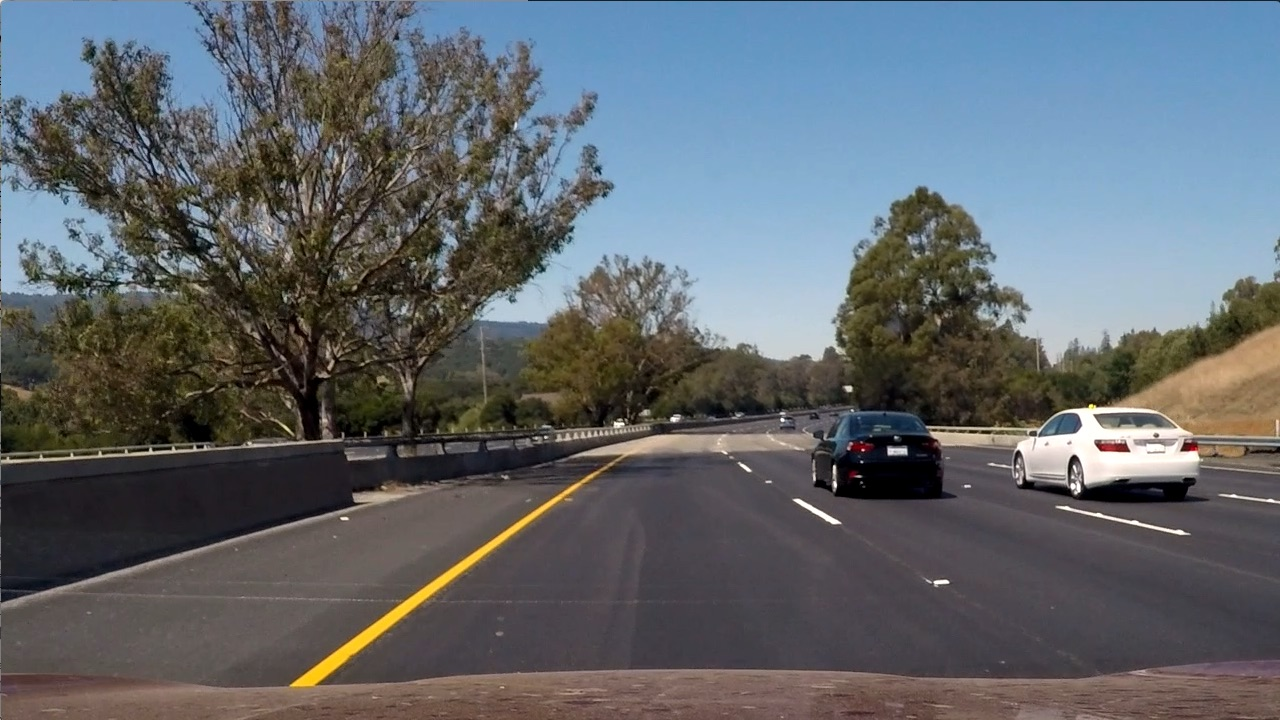
#> input picture test_images/test6.jpg, 1280 x 720 px
$ python sliding_window.py   (older library calls are emulated)
#> lines starting #> are read from the running program, lines starting #| are printed output that depends on the picture
import numpy as np
import cv2
import matplotlib.pyplot as plt
import matplotlib.image as mpimg

image = mpimg.imread('test_images/test6.jpg')
#> image is the input picture: shape (720, 1280, 3); mean R, G, B 97, 102.6, 107.9

# Here is your draw_boxes function from the previous exercise
def draw_boxes(img, bboxes, color=(0, 0, 255), thick=6):
    # Make a copy of the image
    imcopy = np.copy(img)
    # Iterate through the bounding boxes
    for bbox in bboxes:
        # Draw a rectangle given bbox coordinates
        cv2.rectangle(imcopy, bbox[0], bbox[1], color, thick)
    # Return the image copy with boxes drawn
    return imcopy


# Define a function that takes an image,
# start and stop positions in both x and y,
# window size (x and y dimensions),
# and overlap fraction (for both x and y)
# and overlap fraction (for both x and y)
def slide_window(img, x_start_stop=[None, None], y_start_stop=[None, None],
                    xy_window=(64, 64), xy_overlap=(0.5, 0.5)):
    # If x and/or y start/stop positions not defined, set to image size
#> called with xy_window = (128, 128), xy_overlap = (0.5, 0.5)
    if x_start_stop[0] == None:
        x_start_stop[0] = 0
    if x_start_stop[1] == None:
        x_start_stop[1] = img.shape[1]
    if y_start_stop[0] == None:
        y_start_stop[0] = 0
    if y_start_stop[1] == None:
        y_start_stop[1] = img.shape[0]
    # Compute the span of the region to be searched
    xspan = x_start_stop[1] - x_start_stop[0]
#> xspan = 1280
    yspan = y_start_stop[1] - y_start_stop[0]
#> yspan = 720
    # Compute the number of pixels per step in x/y
    nx_pix_per_step = np.int(xy_window[0]*(1 - xy_overlap[0]))
    ny_pix_per_step = np.int(xy_window[1]*(1 - xy_overlap[1]))
    # Compute the number of windows in x/y
    nx_buffer = np.int(xy_window[0]*(xy_overlap[0]))
    ny_buffer = np.int(xy_window[1]*(xy_overlap[1]))
    nx_windows = np.int((xspan-nx_buffer)/nx_pix_per_step)
#> nx_windows = 19
    ny_windows = np.int((yspan-ny_buffer)/ny_pix_per_step)
#> ny_windows = 10
    # Initialize a list to append window positions to
    window_list = []
    # Loop through finding x and y window positions
    # Note: you could vectorize this step, but in practice
    # you'll be considering windows one by one with your
    # classifier, so looping makes sense
    for ys in range(ny_windows):
        for xs in range(nx_windows):
            # Calculate window position
            startx = xs*nx_pix_per_step + x_start_stop[0]
            endx = startx + xy_window[0]
            starty = ys*ny_pix_per_step + y_start_stop[0]
            endy = starty + xy_window[1]
            # Append window position to list
            window_list.append(((startx, starty), (endx, endy)))
    # Return the list of windows
    return window_list

windows = slide_window(image, x_start_stop=[None, None], y_start_stop=[None, None],
                    xy_window=(128, 128), xy_overlap=(0.5, 0.5))
#> windows = 190 items

window_img = draw_boxes(image, windows, color=(0, 0, 255), thick=6)
#> the loop in draw_boxes, `for bbox in bboxes:` made 190 passes
#> bbox on passes 1 to 3: ((0, 0), (128, 128)), ((64, 0), (192, 128)), ((128, 0), (256, 128))
#> after the loop in draw_boxes, `for bbox in bboxes:`:
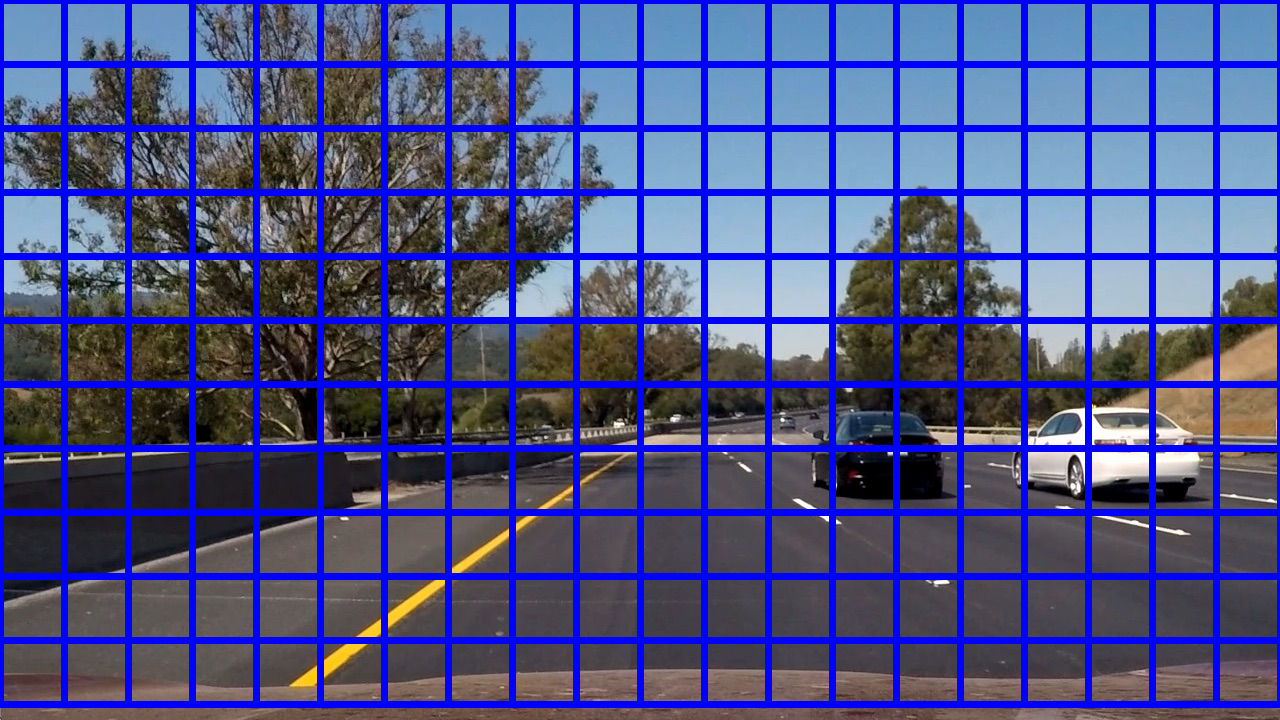
#> imcopy: shape (720, 1280, 3); mean R, G, B 76.6, 81.1, 138.3
plt.imshow(window_img)
plt.show()

$ run again, with test_images/test1.jpg copied over test_images/test6.jpg
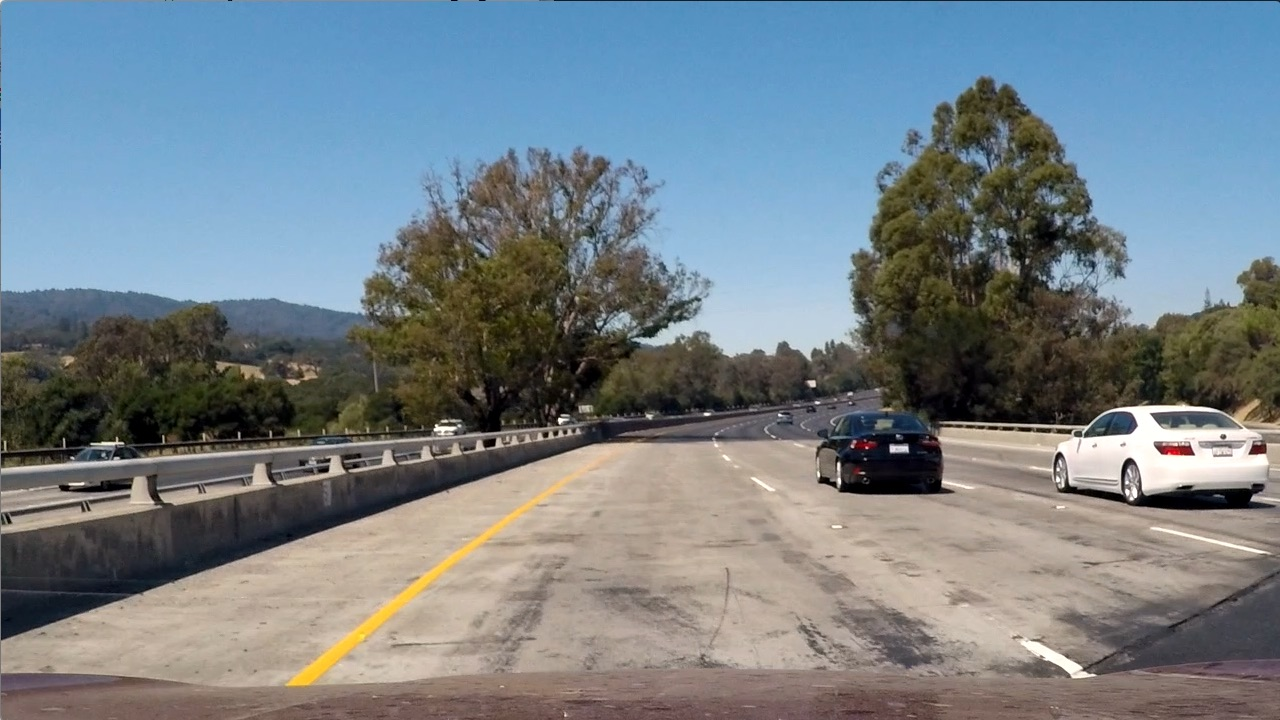
#> input picture test_images/test1.jpg, 1280 x 720 px
#> image is the input picture: shape (720, 1280, 3); mean R, G, B 117.5, 128.7, 135.5
#> windows = 190 items
#> the loop in draw_boxes, `for bbox in bboxes:` made 190 passes
#> bbox on passes 1 to 3: ((0, 0), (128, 128)), ((64, 0), (192, 128)), ((128, 0), (256, 128))
#> after the loop in draw_boxes, `for bbox in bboxes:`:
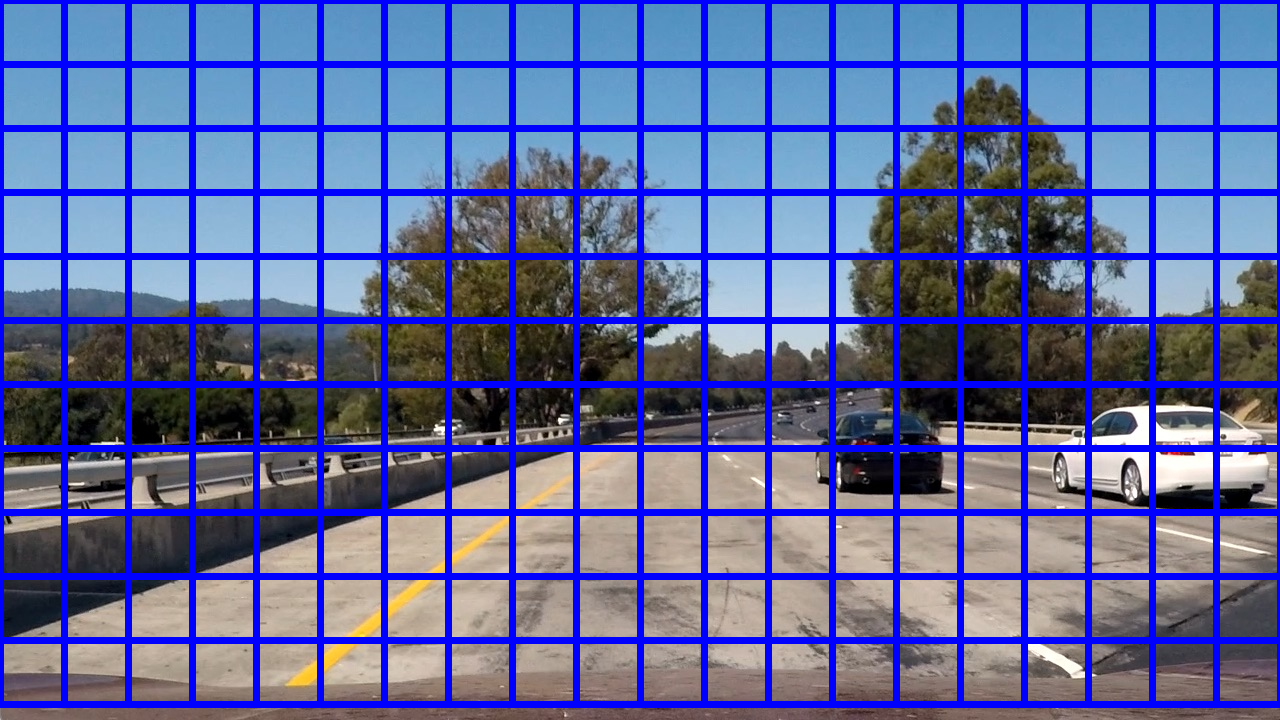
#> imcopy: shape (720, 1280, 3); mean R, G, B 92.9, 101.9, 160.4

$ run again, with test_images/test2.jpg copied over test_images/test6.jpg
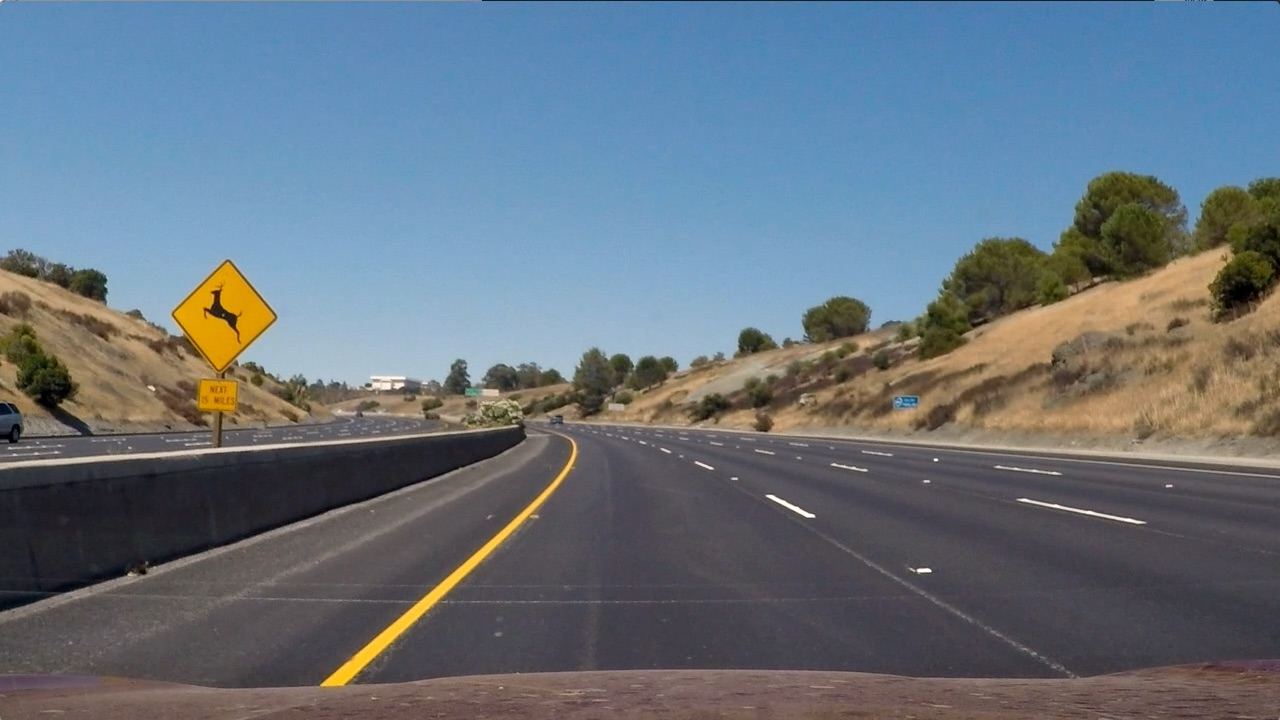
#> input picture test_images/test2.jpg, 1280 x 720 px
#> image is the input picture: shape (720, 1280, 3); mean R, G, B 102.8, 114.6, 125.5
#> windows = 190 items
#> the loop in draw_boxes, `for bbox in bboxes:` made 190 passes
#> bbox on passes 1 to 3: ((0, 0), (128, 128)), ((64, 0), (192, 128)), ((128, 0), (256, 128))
#> after the loop in draw_boxes, `for bbox in bboxes:`:
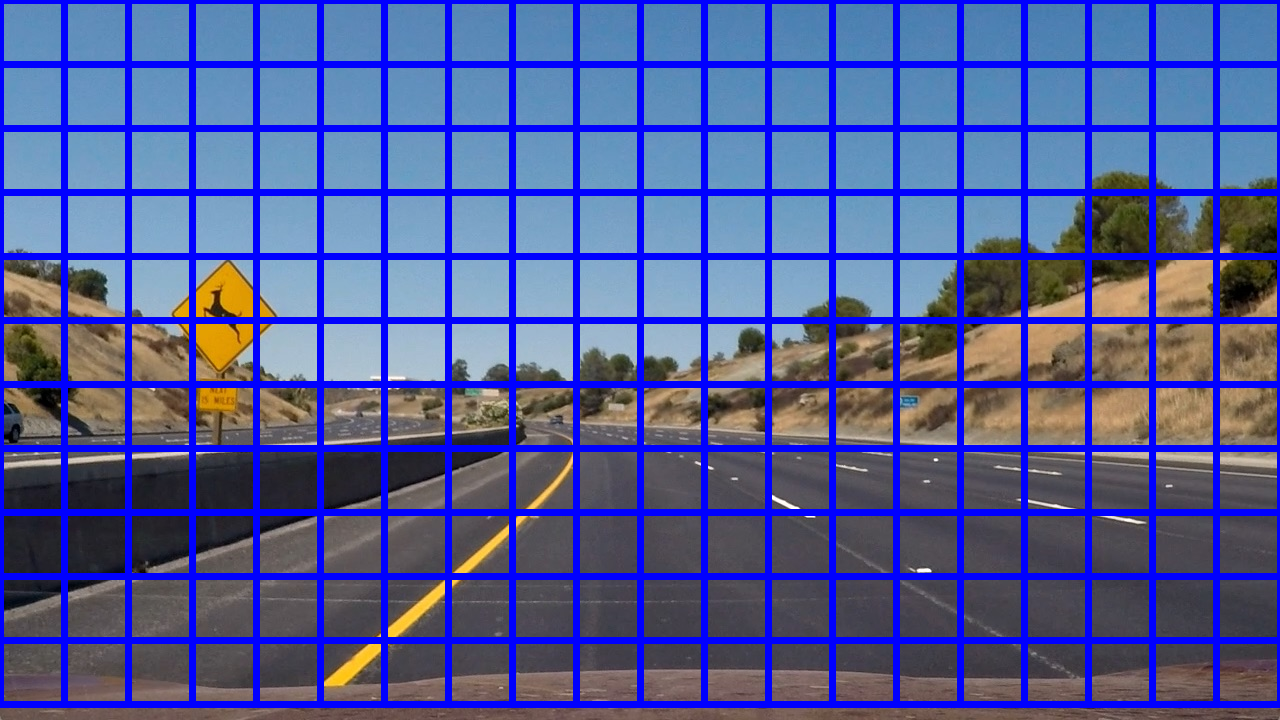
#> imcopy: shape (720, 1280, 3); mean R, G, B 81.5, 90.9, 152.5

$ run again, with test_images/test3.jpg copied over test_images/test6.jpg
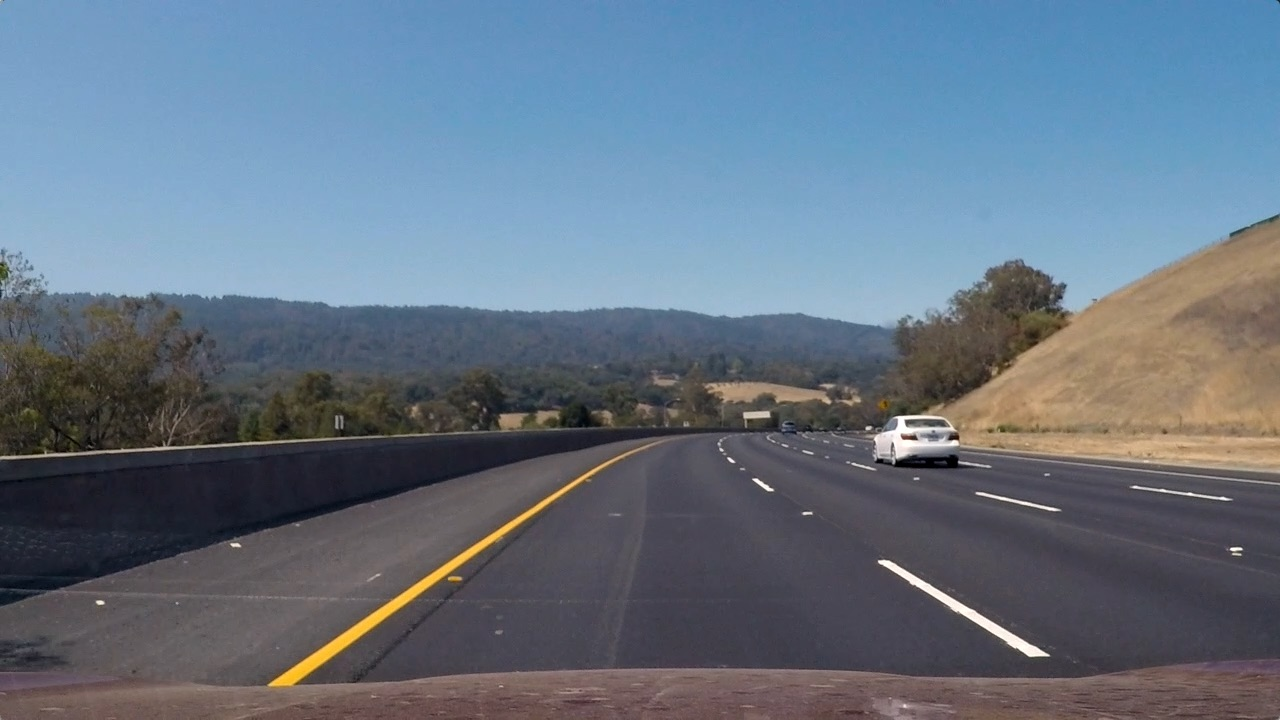
#> input picture test_images/test3.jpg, 1280 x 720 px
#> image is the input picture: shape (720, 1280, 3); mean R, G, B 101.1, 115.3, 130.7
#> windows = 190 items
#> the loop in draw_boxes, `for bbox in bboxes:` made 190 passes
#> bbox on passes 1 to 3: ((0, 0), (128, 128)), ((64, 0), (192, 128)), ((128, 0), (256, 128))
#> after the loop in draw_boxes, `for bbox in bboxes:`:
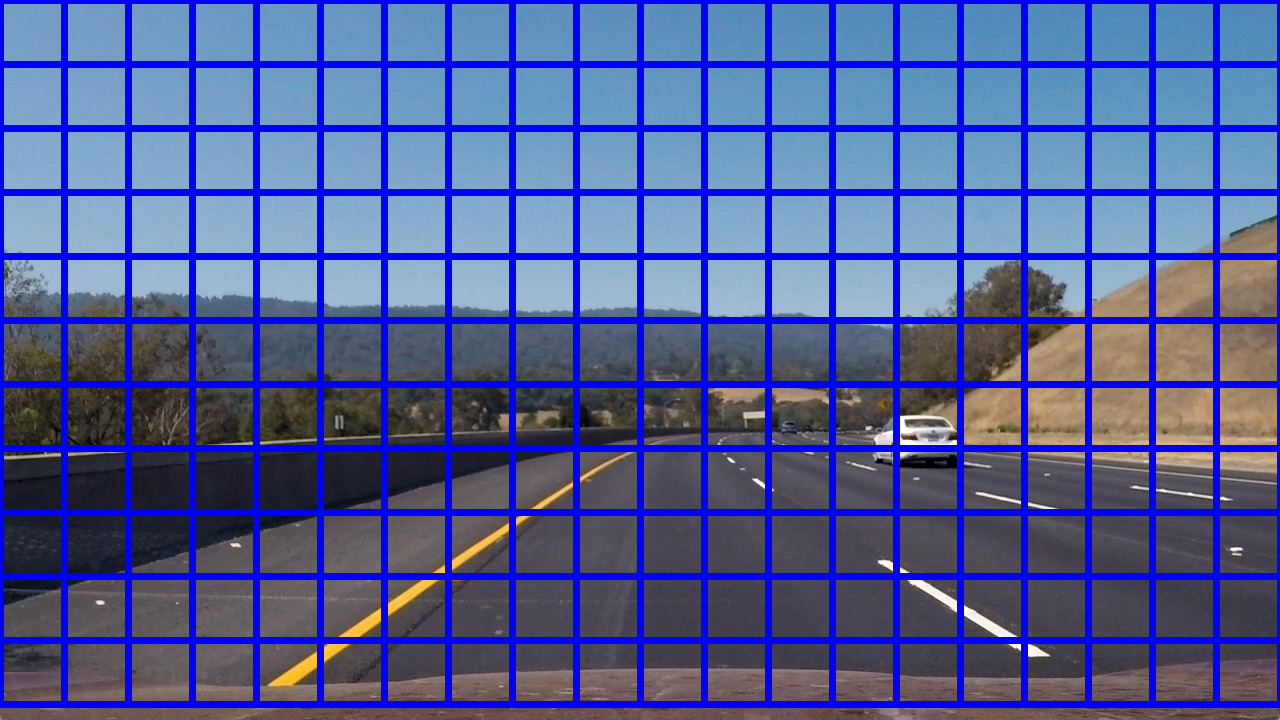
#> imcopy: shape (720, 1280, 3); mean R, G, B 80, 91.4, 156.5
